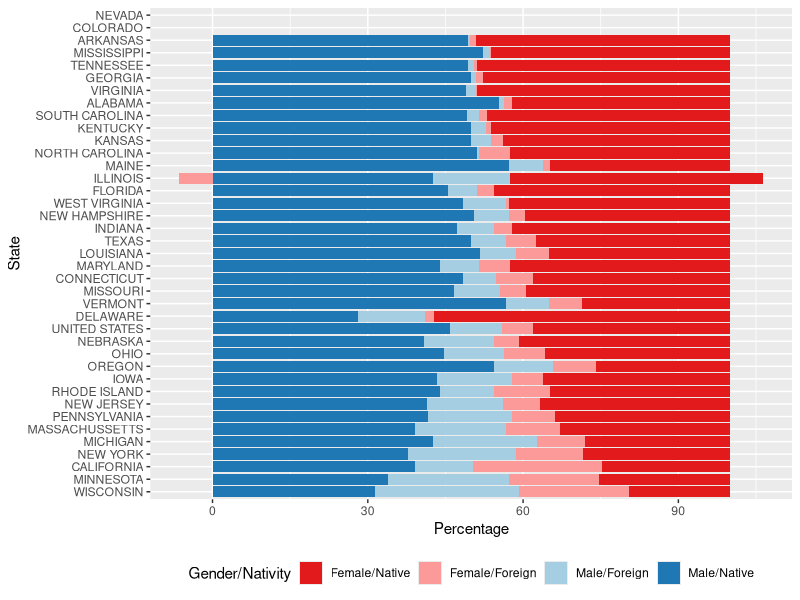

This chart was generated by the following R code:
## ---- chunk 1
blindprop <- read.csv("data/blind-per.state.csv", na.strings="#VALUE!")
library(ggplot2)
#qplot(reorder(State,  Female.blind.perc), Female.blind.perc, data=blindprop) + coord_flip()

library(tidyr)
library(dplyr)
blind <- blindprop %>% select(State, Male.native.blind.perc, Male.foreign.blind.perc, Female.native.blind.perc, Female.foreign.blind.perc) %>% gather(gender.born, blind, -State)

blind$gender <- "Male"
blind$gender[grep("Female", blind$gender.born)] <- "Female"

blind$nativity <- "Foreign"
blind$nativity[grep("native", blind$gender.born)] <- "Native"

library(RColorBrewer)
cols <- brewer.pal(n=8, name="Paired")

blind$gender.born <- with(blind, interaction(gender, nativity, sep="/"))
blind$gender.born <- factor(blind$gender.born, levels=c("Female/Native", "Female/Foreign", "Male/Foreign", "Male/Native"))
blind$State <- reorder(blind$State, blind$blind, function(x) x[1]+x[3])

ggplot(data=blind, aes(x=State, weight=blind, fill=gender.born)) +
  geom_bar() + 
  coord_flip() + 
  scale_fill_manual("Gender/Nativity", values=cols[c(6,5,1,2)]) +
  theme(legend.position="bottom") +
  ylab("Percentage")
